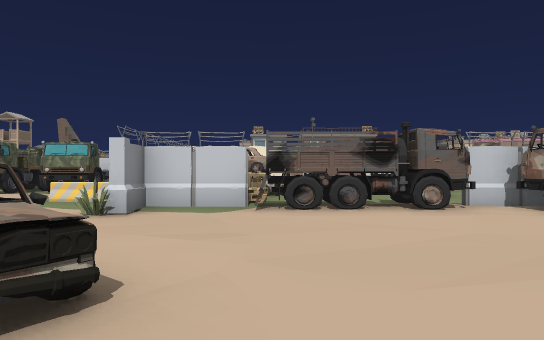
View 1 (above)

24 first-person views from a walk through a 3-D level made in the Unity game engine. The camera is 1.3 m above the floor, looks level and sees 70° across. The floor is counted in squares, 2 m on a side. Each view is taken from the middle of a square. On the plan, view 1 faces up. The plan holds only what a view shows up to about 11 squares ahead; the rest is blank. The place goes on beyond the plan. The player is left out. Some surface patterns are stand-ins.

View 2
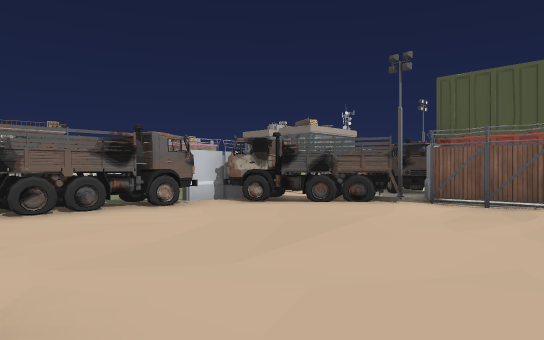

View 3
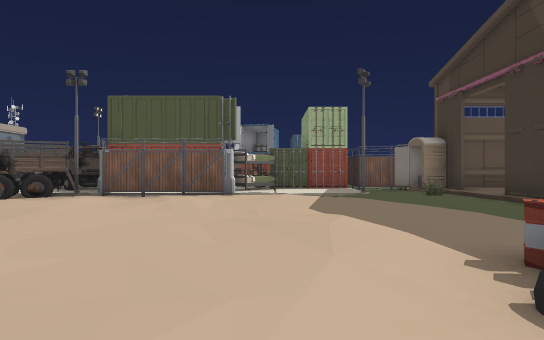

View 4
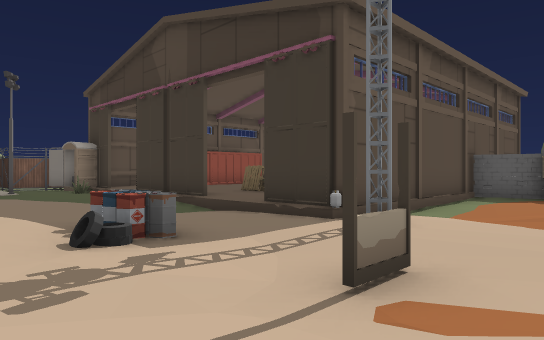

View 5
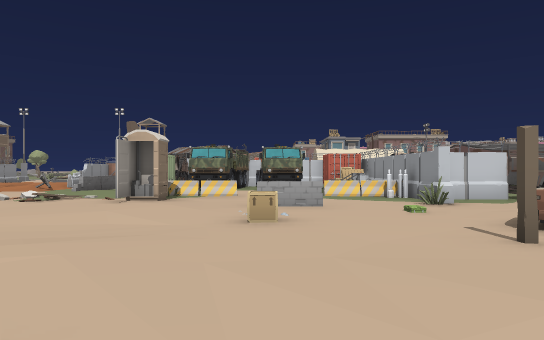

View 6
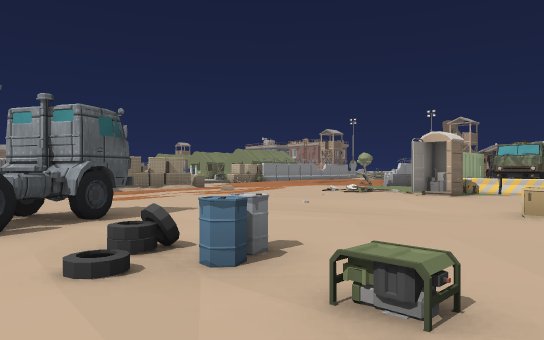

View 7
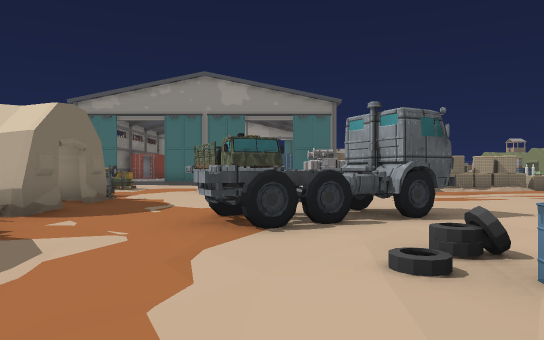

View 8
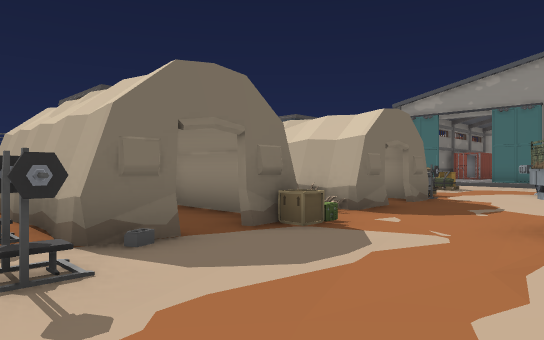

View 9
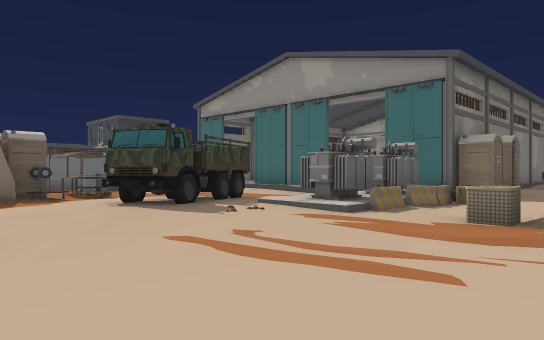

View 10
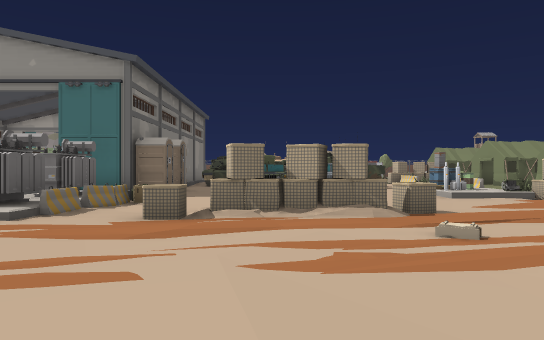

View 11
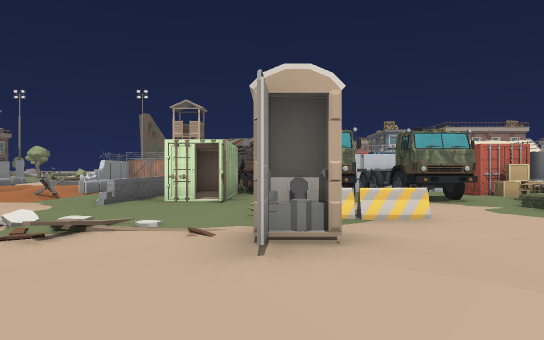

View 12
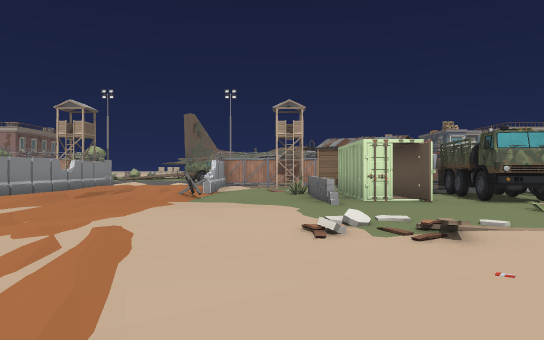

View 13
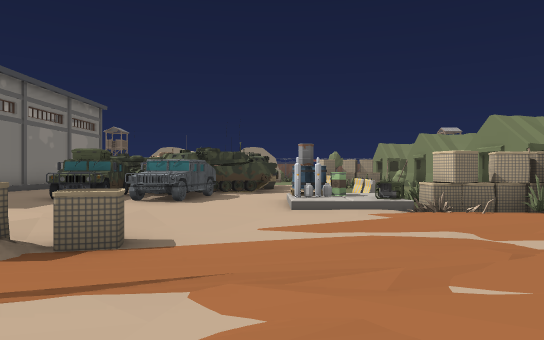

View 14
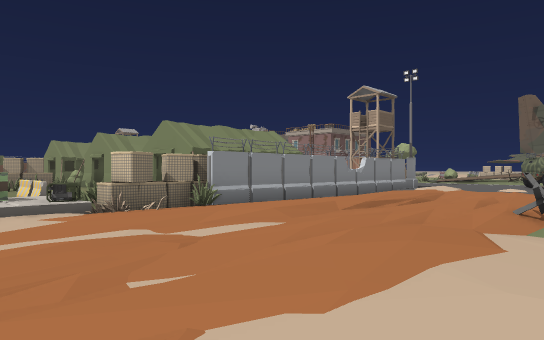

View 15
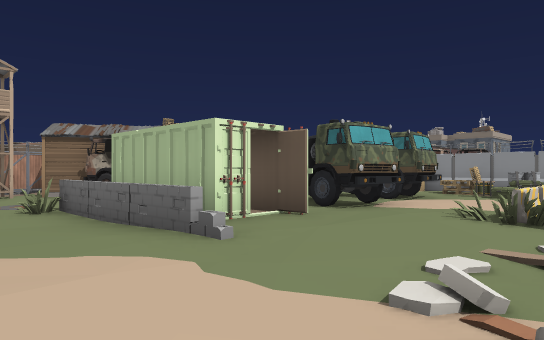

View 16
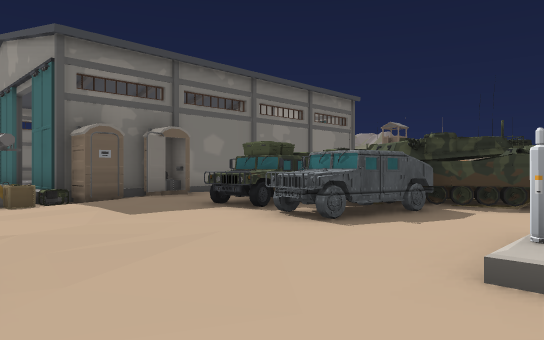

View 17
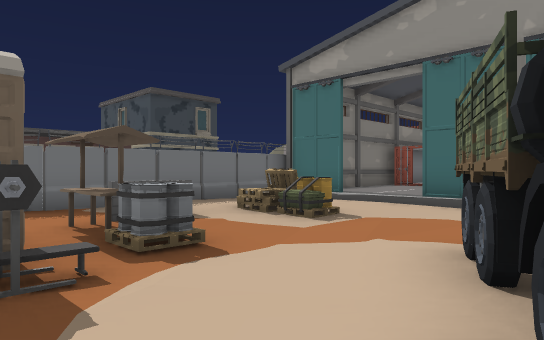

View 18
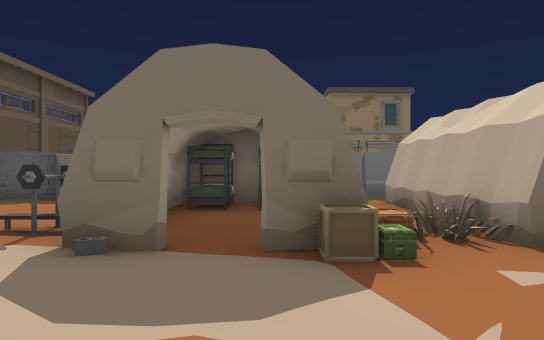

View 19
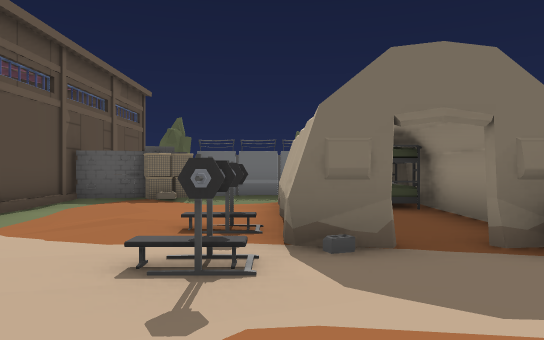

View 20
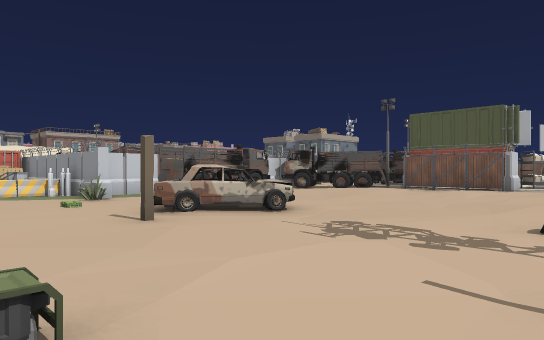

View 21
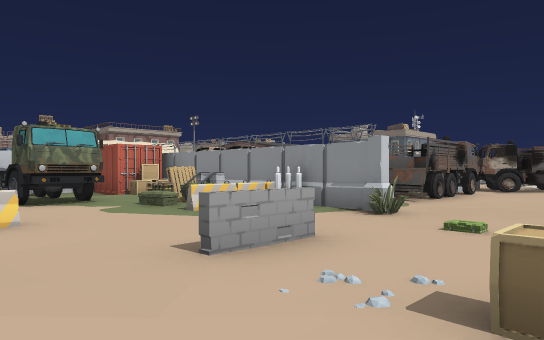

View 22
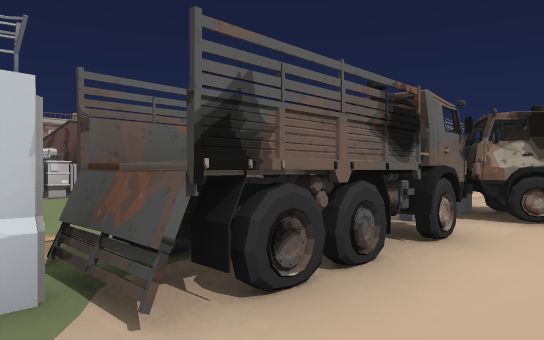

View 23
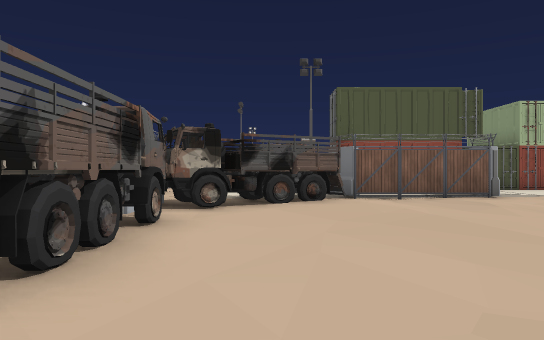

View 24
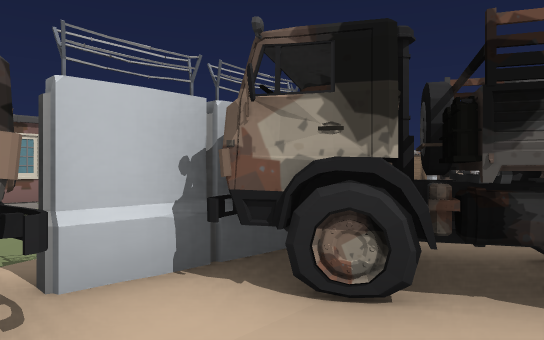

### Floor plan
Key: @ floor where view 1 was taken; # wall or solid block; . main floor; : floor 0.25 m higher than the main floor; - floor 0.25 m lower than the main floor; / step, stairs or slope; = window, fence, low wall or low ledge; ^ raised ledge; T truck; C car; B barricade; F fence; N container; A barrel; R barrier; P trap; E tent; W tower; U building; O other object.
Columns run from 24 left of view 1 to 8 right of it. Each row starts with its distance up from view 1.
 19       /.    FF
 18       /..  WWO OO
 17     #./..   -.T O         U
 16     #.///   - T           U
 15   E #.//// //            OU
 14   E #////P-.ONNT#####    O
 13   E #//./--.=NN.TTTTNN      UU
 12   EO#////--.=NN.TTTTOOO
 11    OO./.....=NN.T.TTOOC
 10 B  O..-/....=.......OOO O-
  9 OB O..-./...........OO#  -..-
  8   AO..-./......BBB..BO# TTTT.
  7 ...O..-./...//.O.....B##TTTT#T..
  6 ......-........O..==.O#......TT.
  5 CCC...RR./.........=.........TTTT
  4 ^CC.../O......................TTT
  3 OOC....O..........O..CC........FN
  2 C......R............#.CC.......F
  1 ....B..R.......................F
  0 .OOOOB/B................@......#
 -1 #####O O/....TT.OA...............
 -2     #O O/....TT.//.....O......./.
 -3     /  ..TT...TT....#-.AO......O.
 -4    O/..TTTT...T............../...
 -5    ##..TT................-//..O./
 -6     #......####O##O/...##:/###::O
 -7     #....O.O######O/.--  :::   ::
 -8   ::/.O..O.O  ## ##..--   :O
 -9  :::/ O/=O.O  ##OO#...-#  OO
-10  :::# .....   ##OO#...-#
-11    #######    #   .....
-12          #   ##   ##RO#
-13                      R

Where each view was taken, in squares from view 1:
view 1: 0 up, 0 right, facing up
view 2: 0 up, 1 left, facing up-right
view 3: 1 down, 3 left, facing right
view 4: 1 down, 5 left, facing down-right
view 5: 2 down, 6 left, facing up
view 6: 3 down, 5 left, facing up-left
view 7: 3 down, 5 left, facing left
view 8: 3 down, 5 left, facing down-left
view 9: 3 up, 11 left, facing down-left
view 10: 3 up, 11 left, facing left
view 11: 3 up, 9 left, facing up
view 12: 3 up, 13 left, facing up
view 13: 7 up, 14 left, facing left
view 14: 7 up, 14 left, facing up-left
view 15: 7 up, 14 left, facing up-right
view 16: 8 up, 18 left, facing down-left
view 17: 4 down, 13 left, facing down-left
view 18: 3 down, 8 left, facing down
view 19: 3 down, 6 left, facing down
view 20: 3 down, 6 left, facing up-right
view 21: 3 up, 8 left, facing up-right
view 22: 5 up, 1 left, facing up-right
view 23: 5 up, 2 left, facing right
view 24: 5 up, 3 right, facing up-right
